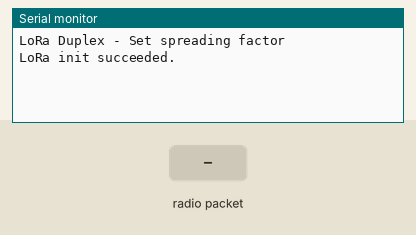
Recording of a sketch running on a simulated Arduino Uno, built with avr-gcc and run on an emulated ATmega328P. Shown: the last lines printed to the serial monitor. The inputs (shaded band) are chosen by the test bench. Random numbers use the default seed unless the sketch sets one; no radio packets arrive unless stated.

Above: at 1.2 s.
1.3 s: radio packet "1" arrives
At 1.9 s:
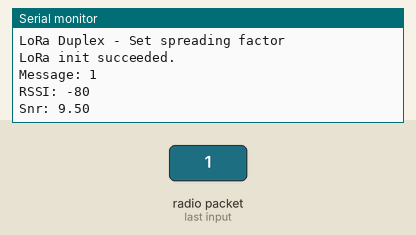
2.8 s: radio packet "0" arrives
At 3.7 s:
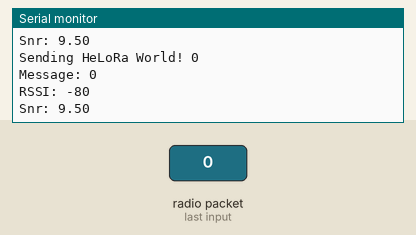
4.3 s: radio packet "2" arrives
At 5.1 s:
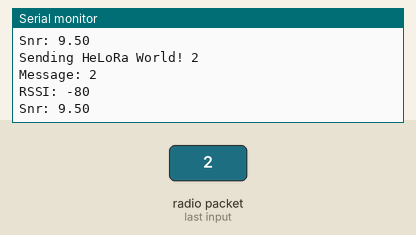
Timing chart, 0 to 7.3 s (numbered marks = the images above; inputs shaded):
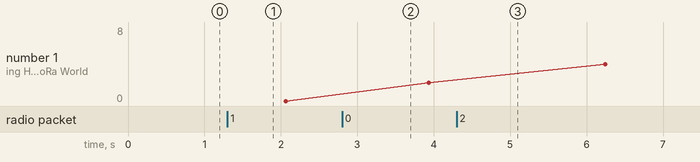

Measured:
- after the input at 1.3 s, the serial monitor: prints a new line at once (image 1)
- after the input at 2.8 s, the serial monitor: prints a new line at once (image 2)
- after the input at 4.3 s, the serial monitor: prints a new line at once (image 3)

The sketch:

LoRaSetSpread.ino
```cpp
/*
  LoRa Duplex communication with Spreading Factor

  Sends a message every half second, and polls continually
  for new incoming messages. Sets the LoRa radio's spreading factor.

  Spreading factor affects how far apart the radio's transmissions
  are, across the available bandwidth. Radios with different spreading
  factors will not receive each other's transmissions. This is one way you
  can filter out radios you want to ignore, without making an addressing scheme.

  Spreading factor affects reliability of transmission at high rates, however,
  so avoid a hugh spreading factor when you're sending continually.

  See the Semtech datasheet, http://www.semtech.com/images/datasheet/sx1276.pdf
  for more on Spreading Factor.

  created 28 April 2017
  by Tom Igoe
*/
#include <SPI.h>              // include libraries
#include <LoRa.h>

const int csPin = 10;          // LoRa radio chip select
const int resetPin = 8;       // LoRa radio reset
const int irqPin = 2;         // change for your board; must be a hardware interrupt pin

byte msgCount = 0;            // count of outgoing messages
int interval = 2000;          // interval between sends
long lastSendTime = 0;        // time of last packet send

void setup() {
  Serial.begin(9600);                   // initialize serial
  while (!Serial);

  Serial.println("LoRa Duplex - Set spreading factor");

  // override the default CS, reset, and IRQ pins (optional)
  LoRa.setPins(csPin, resetPin, irqPin); // set CS, reset, IRQ pin

  if (!LoRa.begin(868E6)) {             // initialize ratio at 915 MHz
    Serial.println("LoRa init failed. Check your connections.");
    while (true);                       // if failed, do nothing
  }

  LoRa.setSignalBandwidth(125E3);
  LoRa.setSpreadingFactor(9);           // ranges from 6-12,default 7 see API docs
  LoRa.setCodingRate4(4/6);

  Serial.println("LoRa init succeeded.");
}

void loop() {
  if (millis() - lastSendTime > interval) {
    String message = "HeLoRa World! ";   // send a message
    message += msgCount;
    sendMessage(message);
    Serial.println("Sending " + message);
    lastSendTime = millis();            // timestamp the message
    interval = random(2000) + 1000;    // 2-3 seconds
    msgCount++;
  }

  // parse for a packet, and call onReceive with the result:
  onReceive(LoRa.parsePacket());
}

void sendMessage(String outgoing) {
  LoRa.beginPacket();                   // start packet
  LoRa.print(outgoing);                 // add payload
  LoRa.endPacket();                     // finish packet and send it
  msgCount++;                           // increment message ID
}

void onReceive(int packetSize) {
  if (packetSize == 0) return;          // if there's no packet, return

  // read packet header bytes:
  String incoming = "";

  while (LoRa.available()) {
    incoming += (char)LoRa.read();
  }

  Serial.println("Message: " + incoming);
  Serial.println("RSSI: " + String(LoRa.packetRssi()));
  Serial.println("Snr: " + String(LoRa.packetSnr()));
  Serial.println();
}
```
